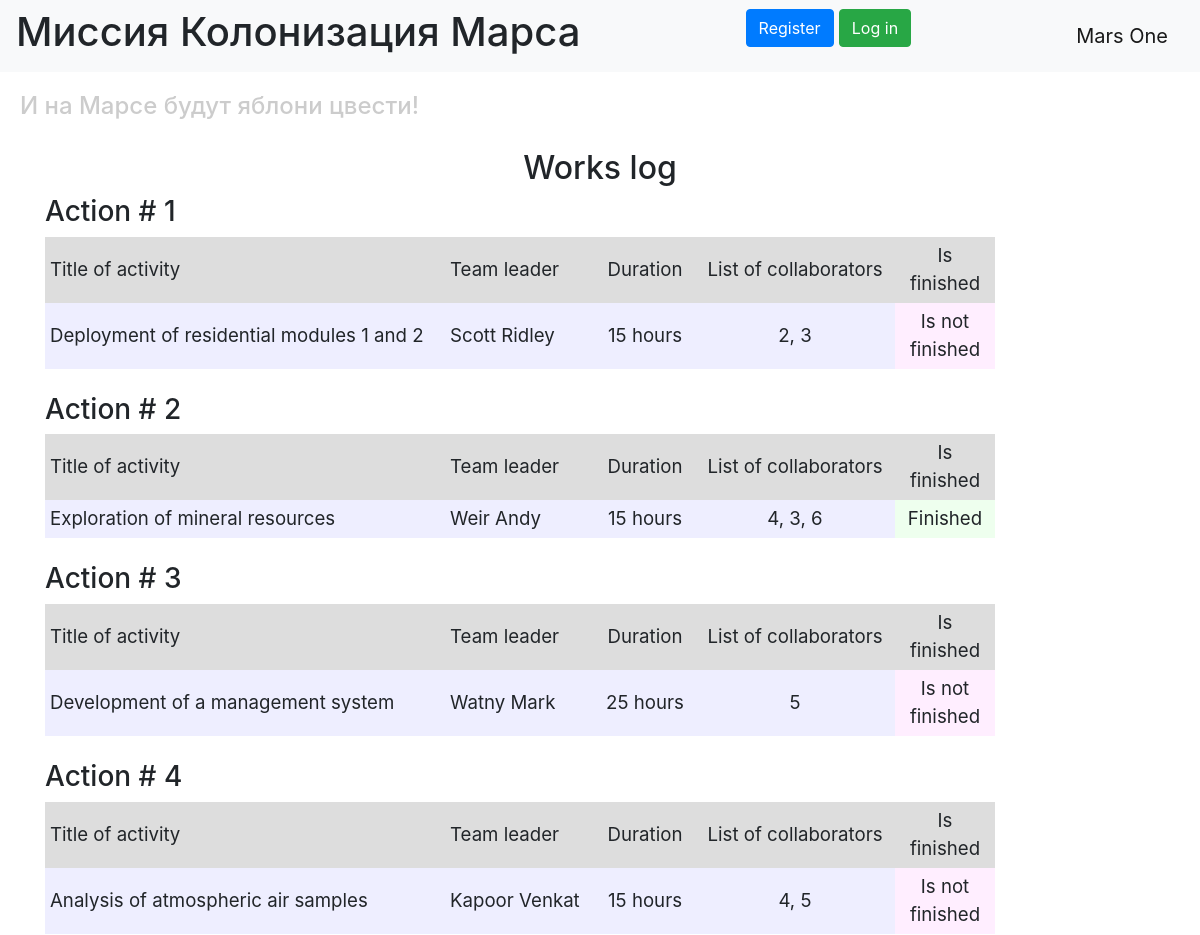
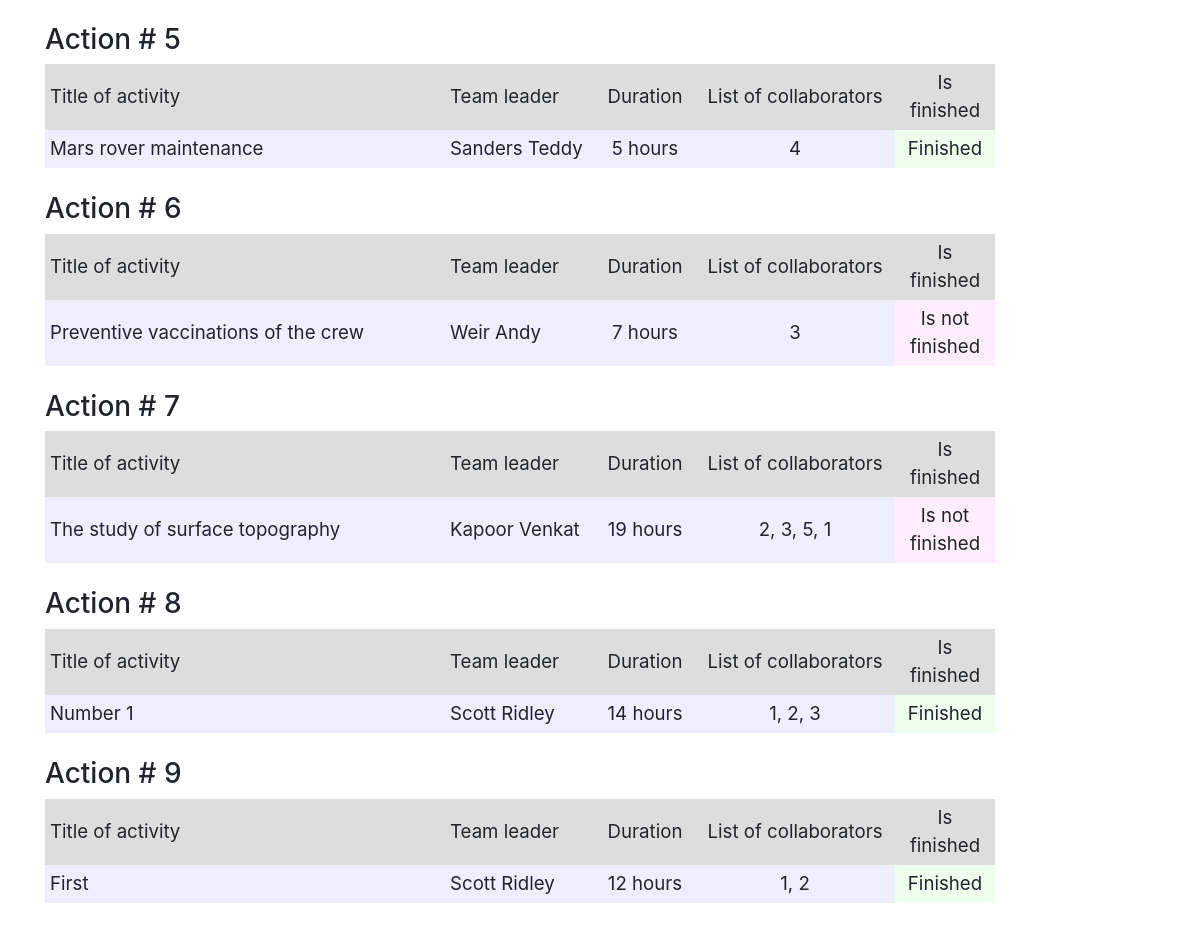
The page / on the database its author committed (2 pictures, top to bottom).
### data/jobs.py (models this page shows, shortened)
class Jobs(SqlAlchemyBase, SerializerMixin):
    __tablename__ = 'jobs'
    id = sqlalchemy.Column(sqlalchemy.Integer, primary_key=True, autoincrement=True)
    job = sqlalchemy.Column(sqlalchemy.String, nullable=True)
    work_size = sqlalchemy.Column(sqlalchemy.Integer, nullable=True, default=0)
    collaborators = sqlalchemy.Column(sqlalchemy.String, nullable=True)
    start_date = sqlalchemy.Column(sqlalchemy.DateTime, default=datetime.datetime.now)
    end_date = sqlalchemy.Column(sqlalchemy.DateTime, default=datetime.datetime.now)
    is_finished = sqlalchemy.Column(sqlalchemy.Boolean, default=True)
    team_leader = sqlalchemy.Column(sqlalchemy.Integer, sqlalchemy.ForeignKey("users.id"))
    user = orm.relation('User')

### data/users.py (models this page shows, shortened)
class User(SqlAlchemyBase, UserMixin, SerializerMixin):
    __tablename__ = 'users'
    id = sqlalchemy.Column(sqlalchemy.Integer, primary_key=True, autoincrement=True)
    surname = sqlalchemy.Column(sqlalchemy.String, nullable=True)
    name = sqlalchemy.Column(sqlalchemy.String, nullable=True)
    age = sqlalchemy.Column(sqlalchemy.Integer, nullable=True)
    position = sqlalchemy.Column(sqlalchemy.String, nullable=True)
    speciality = sqlalchemy.Column(sqlalchemy.String, nullable=True)
    address = sqlalchemy.Column(sqlalchemy.String, nullable=True)
    email = sqlalchemy.Column(sqlalchemy.String, index=True, unique=True, nullable=True)
    hashed_password = sqlalchemy.Column(sqlalchemy.String, nullable=True)
    modifed_date = sqlalchemy.Column(sqlalchemy.DateTime, default=datetime.datetime.now)
    jobs = orm.relation("Jobs", back_populates='user')

### main.py (the view)
@app.route("/")
def index():
    db_sess = db_session.create_session()
    jobs = db_sess.query(Jobs).all()
    users = db_sess.query(User).all()
    names = {name.id: (name.surname, name.name) for name in users}
    return render_template("index.html", jobs=jobs, names=names, title='Work log')

### data/db_session.py (called while the page is built)
def create_session() -> Session:
    global __factory
    return __factory()

### templates/index.html (shortened to what this page needs)
{% extends "base.html" %}
{% block content %}
<h2 align="center">Works log</h2>
{% for job in jobs %}
<h3>Action # {{ job.id }}</h3>
<div class="table_container">
    <table class="my_table">
        <tr class="my_row">
            <td class="title" width="400px" bgcolor="#dddddd">Title of activity</td>
            <td class="title" width="150px" bgcolor="#dddddd">Team leader</td>
            <td class="title" width="100px" bgcolor="#dddddd" align="center">Duration</td>
            <td class="title" width="200px" bgcolor="#dddddd" align="center">List of collaborators</td>
            <td class="title" width="100px" bgcolor="#dddddd" align="center">Is finished</td>
        </tr>
        <tr class="my_row">
            <td class="ordinary" bgcolor="#eeeeff">{{ job.job.capitalize() }}</td>
            <td class="ordinary" bgcolor="#eeeeff">{{ names[job.team_leader][0] }} {{ names[job.team_leader][1] }}</td>
            <td class="ordinary" bgcolor="#eeeeff" align="center">{{ job.work_size }} hours</td>
            <td class="ordinary" bgcolor="#eeeeff" align="center">{{ job.collaborators }}</td>
            {% if job.is_finished %}
            <td class="ordinary" bgcolor="#eeffee" align="center">Finished</td>
            {% else %}
            <td class="ordinary" bgcolor="#ffeeff" align="center">Is not finished</td>
            {% endif %}
        </tr>
    </table>
</div>
<br>
{% endfor %}
{% endblock %}

### templates/base.html (shortened to what this page needs)
<!DOCTYPE html>
<html lang="en">
<head>
    <link rel="stylesheet" href="https://stackpath.bootstrapcdn.com/bootstrap/4.4.1/css/bootstrap.min.css"
>
    <link rel="stylesheet" type="text/css" href="../static/css/style.css"/>
</head>
<body>
<header>
    <nav class="navbar navbar-light bg-light">
        <h1>Миссия Колонизация Марса</h1>
        {% if current_user.is_authenticated %}
        <a class="navbar-brand" href="/logout">{{ current_user.name }} {{ current_user.surname }}</a>
        {% else %}
        <p>
            <a class="btn btn-primary " href="/register">Register</a>
            <a class="btn btn-success" href="/login">Log in</a>
        </p>
        {% endif %}
        <a class="navbar-brand" href="#">Mars One</a>
    </nav>
    <h4>И на Марсе будут яблони цвести!</h4>
</header>
<main role="main" class="container">
    {% block content %}{% endblock %}
</main>
</body>
</html>

### static/css/style.css (style rules this page uses)
td.title { background-color: "#dddddd"; align: "center"; font-size: 14pt; padding: 5px; }
td.ordinary { background-color: "#eeeeff"; align: "center"; font-size: 14pt; padding: 5px; }
h4 { color: #cccccc; padding: 20px; }
p { font-size: 14pt; }

### rows shown on the page
Jobs: id "1", job "Deployment of residential modules 1 and 2", team_leader.surname "Scott", team_leader.name "Ridley", work_size "15", collaborators "2, 3", is_finished "Is not finished"
Jobs: id "2", job "Exploration of mineral resources", team_leader.surname "Weir", team_leader.name "Andy", work_size "15", collaborators "4, 3, 6", is_finished "Finished"
Jobs: id "3", job "Development of a management system", team_leader.surname "Watny", team_leader.name "Mark", work_size "25", collaborators "5", is_finished "Is not finished"
Jobs: id "4", job "Analysis of atmospheric air samples", team_leader.surname "Kapoor", team_leader.name "Venkat", work_size "15", collaborators "4, 5", is_finished "Is not finished"
Jobs: id "5", job "Mars rover maintenance", team_leader.surname "Sanders", team_leader.name "Teddy", work_size "5", collaborators "4", is_finished "Finished"
Jobs: id "6", job "Preventive vaccinations of the crew", team_leader.surname "Weir", team_leader.name "Andy", work_size "7", collaborators "3", is_finished "Is not finished"
Jobs: id "7", job "The study of surface topography", team_leader.surname "Kapoor", team_leader.name "Venkat", work_size "19", collaborators "2, 3, 5, 1", is_finished "Is not finished"
Jobs: id "8", job "Number 1", team_leader.surname "Scott", team_leader.name "Ridley", work_size "14", collaborators "1, 2, 3", is_finished "Finished"
Jobs: id "9", job "First", team_leader.surname "Scott", team_leader.name "Ridley", work_size "12", collaborators "1, 2", is_finished "Finished"
